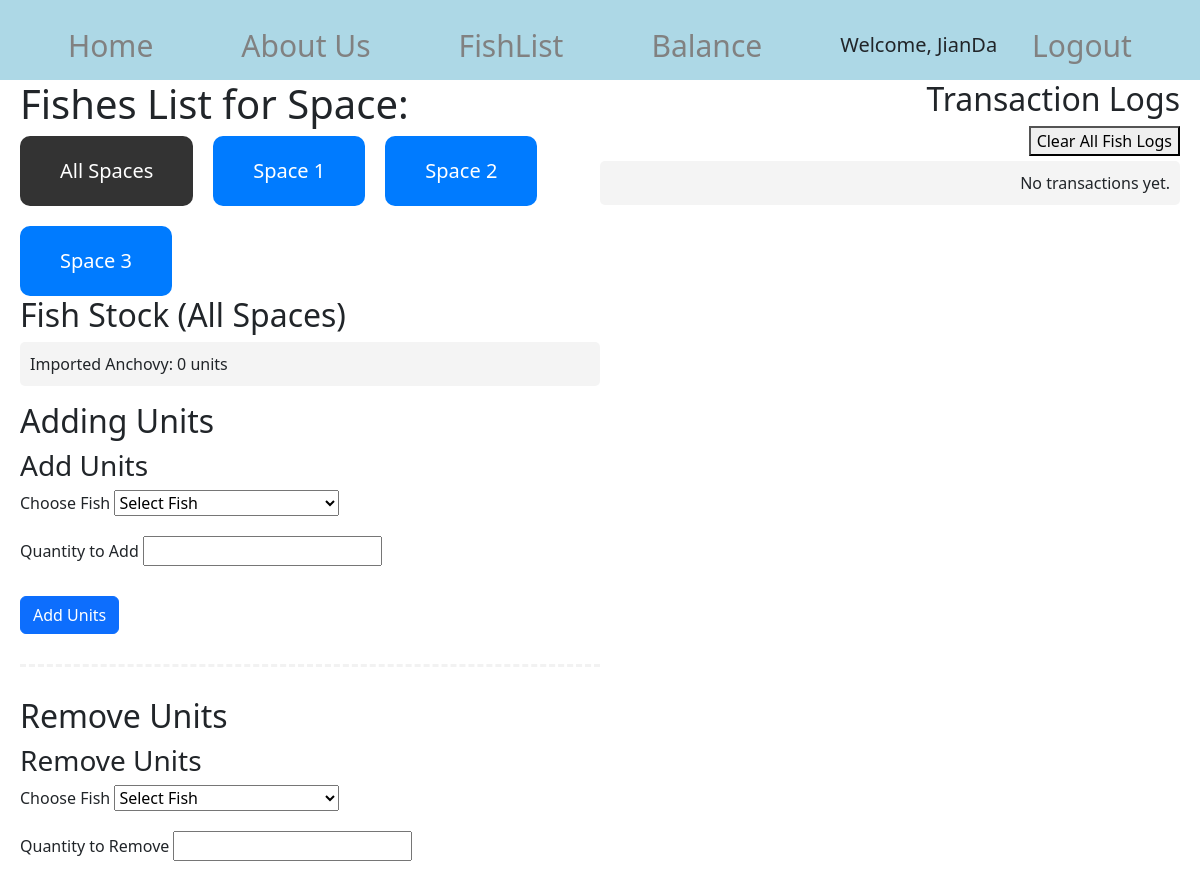
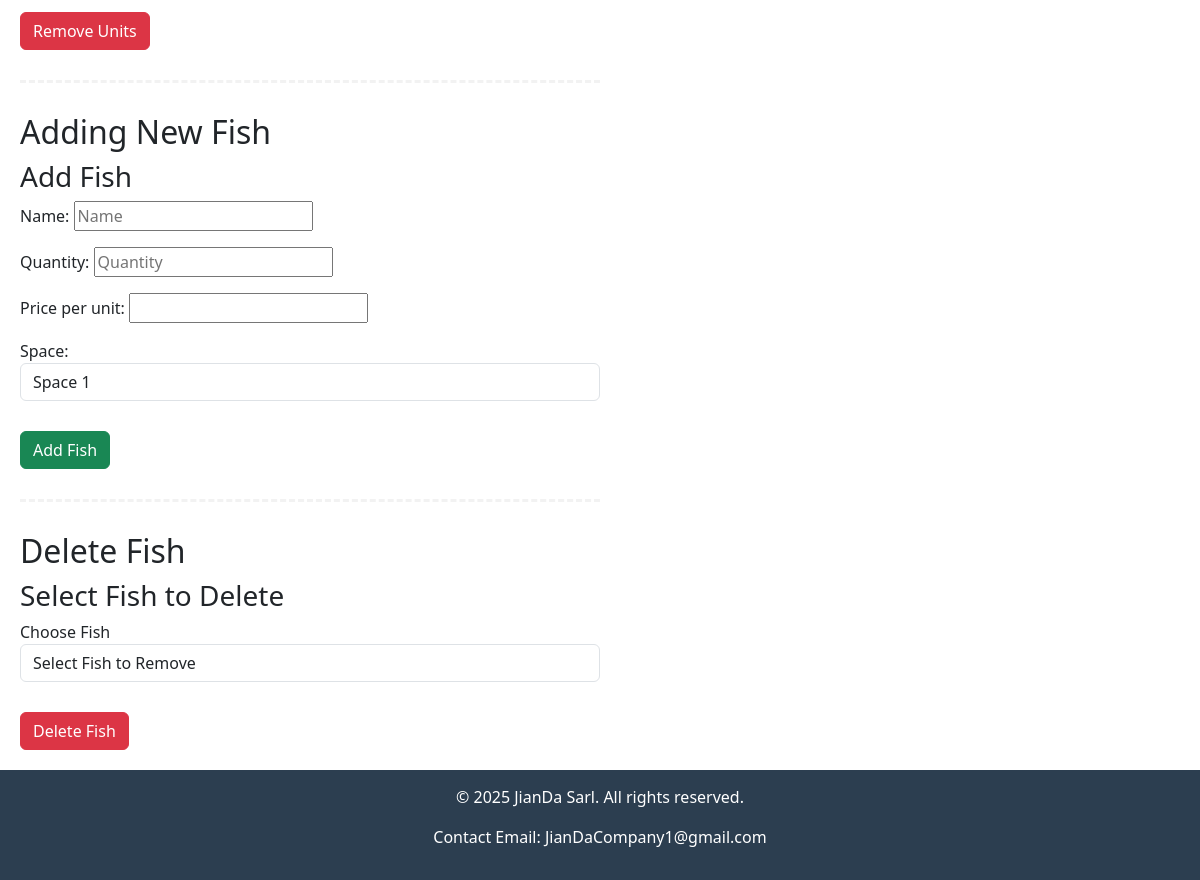
The app's page /fishlist/ (signed in) with its own data (2 pictures, top to bottom).
### testing/models.py (models this page shows)
class Space(models.Model):
    name = models.CharField(max_length=100)
    def __str__(self):
        return self.name

class FishStock(models.Model):
    name = models.CharField(max_length=100)
    quantity = models.IntegerField()
    price_per_unit = models.DecimalField(max_digits=10, decimal_places=2)
    space = models.ForeignKey(Space, related_name='fish_stocks', on_delete=models.CASCADE,default=1)
    def __str__(self):
        return f"{self.name} - {self.quantity} units"

### testing/views.py (the view, shortened to what this page needs)
# urls.py: path("fishlist/",views.fish_list_view,name="FishList"),
@login_required
def fish_list_view(request,space_id=None):
    if not request.user.is_staff:
        return HttpResponseForbidden("You are not authorized to view this page.")
    day = request.GET.get('day', None)
    month = request.GET.get('month', None)
    year = request.GET.get('year', None)
    fishes = []
    add_form = AddUnitsForm()
    remove_form = RemoveUnitsForm()
    spaces = Space.objects.all()
    space = None
    add_fish_form = AddFishForm()
    delete_fish_form = DeleteFishForm()
    if space_id:
        space = get_object_or_404(Space, id=space_id)
        fishes = FishStock.objects.filter(space=space)
        logs = FishStockLog.objects.filter(fish__space=space).order_by('-timestamp')
    else:
        space = None
        fishes = FishStock.objects.all()
        logs = FishStockLog.objects.all().order_by('-timestamp')
    if day:
        logs = logs.filter(timestamp__day=day)
    if month:
        logs = logs.filter(timestamp__month=month)
    if year:
        logs = logs.filter(timestamp__year=year)
    add_form = AddUnitsForm(space=space)
    remove_form = RemoveUnitsForm(space=space)
    spaces = Space.objects.all()
    return render(request, 'main/Fishes.html', {'fishes': fishes,'add_form': add_form, 'remove_form': remove_form, 'logs':logs,'space': space, 'spaces': spaces,'day': day,'month': month,'year': year,'add_fish_form': add_fish_form,'delete_fish_form':delete_fish_form})

### testing/forms.py
class AddUnitsForm(forms.Form):
    fish = forms.ModelChoiceField(queryset=FishStock.objects.all(), empty_label="Select Fish", label="Choose Fish",widget=forms.Select(attrs={'id': 'custom_fish_id'}))
    quantity = forms.IntegerField(min_value=1, required=True, label="Quantity to Add",widget=forms.NumberInput(attrs={'id': 'id_quantity'}))
    def __init__(self, *args, **kwargs):
        space = kwargs.pop('space', None)
        super().__init__(*args, **kwargs)
        if space:
            self.fields['fish'].queryset = FishStock.objects.filter(space=space)

class RemoveUnitsForm(forms.Form):
    fish = forms.ModelChoiceField(queryset=FishStock.objects.all(), empty_label="Select Fish", label="Choose Fish",widget=forms.Select(attrs={'id': 'custom_fish_id'}))
    quantity = forms.IntegerField(min_value=1, required=True, label="Quantity to Remove",widget=forms.NumberInput(attrs={'id': 'id_quantity'}))
    def __init__(self, *args, **kwargs):
        space = kwargs.pop('space', None)
        super().__init__(*args, **kwargs)
        if space:
            self.fields['fish'].queryset = FishStock.objects.filter(space=space)

### testing/templates/main/Fishes.html (shortened to what this page needs)
{% extends 'main/base.html' %}
{% block content %}
<div class = content-container>
    <div class="main-content">
        <h1>Fishes List for Space: {{ space.id }}</h1>
            <div style="display: flex; gap: 20px; flex-wrap: wrap;">
            <a href="{% url 'FishList' %}"
                style="padding: 20px 40px; font-size: 20px; background-color: #333; color: white; border: none; border-radius: 10px; text-decoration: none;">
                All Spaces
            </a>
            {% for space in spaces %}
                <a href="{% url 'FishListBySpace' space.id %}"
                    style="padding: 20px 40px; font-size: 20px; background-color: #007bff; color: white; border: none; border-radius: 10px; text-decoration: none;">
                    {{ space.name }}
                </a>
            {% endfor %}
            </div>
        <h2>Fish Stock {% if space %} for {{ space.name }} {% else %} (All Spaces) {% endif %}</h2>
        <ul>
            {% for fish in fishes %}
                <li>{{ fish.name }}: {{ fish.quantity }} units</li>
            {% empty %}
                <li>No fish available in this space.</li>
            {% endfor %}
        </ul>
        <h2>Adding Units</h2>
            <form method="POST">
                <h3>Add Units</h3>
                <div class="form-group">
                    <label for="id_fish">{{ add_form.fish.label }}</label>
                    {{ add_form.fish }}
                </div>
                <div class="form-group">
                    <label for="id_quantity">{{ add_form.quantity.label }}</label>
                    {{ add_form.quantity }}
                </div>
                <button type="submit" name="add" class="btn btn-primary">Add Units</button>
            </form>
            <hr class="dashed">
            <h2>Remove Units</h2>
            <form method="POST">
                <h3>Remove Units</h3>
                <div class="form-group">
                    <label for="id_remove_fish">{{ remove_form.fish.label }}</label>
                    {{ remove_form.fish }}
                </div>
                <div class="form-group">
                    <label for="id_remove_quantity">{{ remove_form.quantity.label }}</label>
                    {{ remove_form.quantity }}
                </div>
                <button type="submit" name="remove" class="btn btn-danger">Remove Units</button>
            </form>
            <hr class="dashed">
            <h2>Adding New Fish</h2>
            <form method="POST">
                <h3>Add Fish</h3>
                <div class="form-group">
                    {{ add_fish_form.as_p }}
                </div>
                <button type="submit" name="add_fish" class="btn btn-success">Add Fish</button>
            </form>
            <hr class="dashed">
            <h2>Delete Fish</h2>
            <form method="POST">
                <h3>Select Fish to Delete</h3>
                <div class="form-group">
                    <label for="{{ delete_fish_form.fish.id_for_label }}">{{ delete_fish_form.fish.label }}</label>
                    {{ delete_fish_form.fish }}
                </div>
                <button type="submit" name="delete_fish" class="btn btn-danger">Delete Fish</button>
            </form>
    </div>
    <div class="transactions">
        <h2>Transaction Logs</h2>
            <form method="POST" action="{% url 'clear_fish_log' %}">
            <button type="submit">Clear All Fish Logs</button>
                </form>
        <ul>
            {% for log in logs %}
                <li>{{ log.timestamp }} - {{ log.action|capfirst }} {{ log.quantity }} units of {{ log.fish.name }}</li>
            {% empty %}
                <li>No transactions yet.</li>
            {% endfor %}
        </ul>
    </div>
</div>
{% endblock %}

### testing/templates/main/base.html (shortened to what this page needs)
<!doctype html>
<html>
<head>
        {% load static %}
    <link href="https://cdn.jsdelivr.net/npm/bootstrap@5.3.3/dist/css/bootstrap.min.css" rel="stylesheet">
</head>
<body class="{% block body_class %}default{% endblock %}">
    <div class ="topnav">
        <a href="/">Home</a>
        <a href="/about">About Us</a>
        {% if user.is_authenticated %}
            {% if user.is_staff %}
                <a href="/fishlist">FishList</a>
                <a href="/balance">Balance</a>
            {% endif %}
            <div class="user-info">
                <span>Welcome, {{ user.username }}</span>
                <form action="{% url 'logout' %}" method="POST" style="display:inline;">
                    <a href="#" onclick="this.closest('form').submit();">Logout</a>
                </form>
                {% else %}
                    <a href="/register" class="Register">Sign in</a>
                    <a href="/login" class="Login">Login</a>
                {% endif %}
            </div>
    </div>
    <div class="main">
        {% block content %}
        {% endblock %}
    </div>
    <footer>
        <p>&copy; 2025 JianDa Sarl. All rights reserved.</p>
           <p> Contact Email: JianDaCompany1@gmail.com</p>
    </footer>
</body>
</html>

### testing/templates/main/Fishes.html (style rules this page uses)
hr.dashed { border: 0; border-top: 3px dashed #ccc; margin: 30px 0; }
.form-group { margin-bottom: 20px; }
.btn { margin-top: 10px; }
.content-container { display: flex; justify-content: space-between; align-items: flex-start; }
.transactions { width: 50%; text-align: right; }
.main-content { width: 50%; }
ul { list-style-type: none; padding: 0; }
li { background: #f4f4f4; padding: 10px; margin: 5px 0; border-radius: 5px; }

### records on screen
Space: name "Space 1"
Space: name "Space 2"
Space: name "Space 3"
FishStock: name "Imported Anchovy", quantity "0"

### other values on screen
{{ user.username }} "JianDa"
{{ add_form.fish.label }} "Choose Fish"
{{ add_form.quantity.label }} "Quantity to Add"
{{ remove_form.fish.label }} "Choose Fish"
{{ remove_form.quantity.label }} "Quantity to Remove"
{{ delete_fish_form.fish.label }} "Choose Fish"
